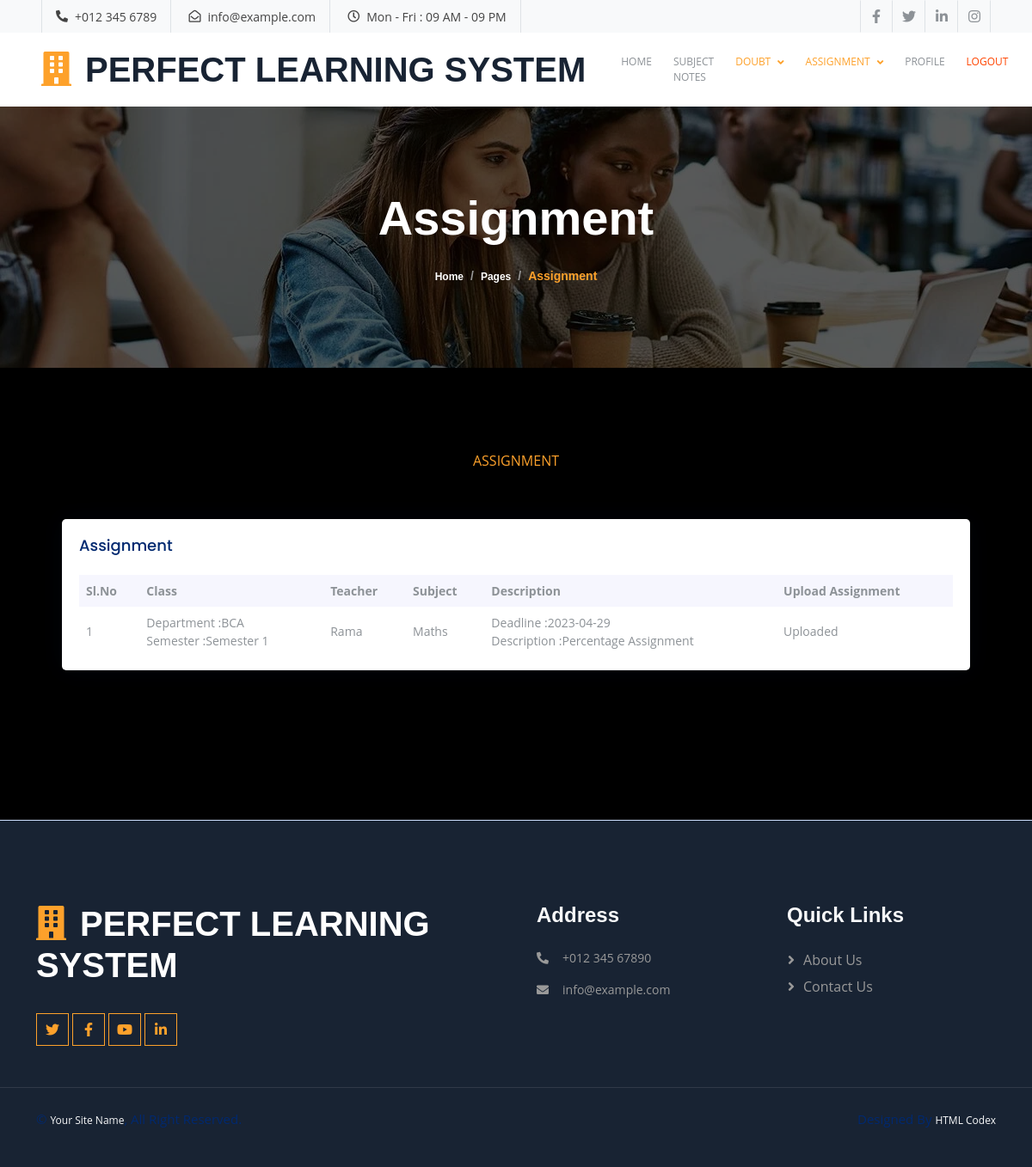
Screenshot of /student/view_assignment.php (signed in) with the database file from the repository.
### tables this page shows
CREATE TABLE IF NOT EXISTS `tb_assignment` (
  `as_id` int(11) NOT NULL AUTO_INCREMENT,
  `tr_id` int(11) NOT NULL,
  `dep_id` int(11) NOT NULL,
  `sm_id` int(11) NOT NULL,
  `sb_id` int(11) NOT NULL,
  `deadline` date NOT NULL,
  `description` varchar(100) NOT NULL,
  PRIMARY KEY (`as_id`)
);

CREATE TABLE IF NOT EXISTS `tb_departments` (
  `dep_id` int(11) NOT NULL AUTO_INCREMENT,
  `department` varchar(100) NOT NULL,
  PRIMARY KEY (`dep_id`)
);

CREATE TABLE IF NOT EXISTS `tb_semester` (
  `sm_id` int(11) NOT NULL AUTO_INCREMENT,
  `semester` varchar(200) NOT NULL,
  PRIMARY KEY (`sm_id`)
);

CREATE TABLE IF NOT EXISTS `tb_teacher_register` (
  `st_id` int(11) NOT NULL AUTO_INCREMENT,
  `name` varchar(40) NOT NULL,
  `address` varchar(150) NOT NULL,
  `contact_no` bigint(20) NOT NULL,
  `email` varchar(50) NOT NULL,
  `dep_id` int(11) NOT NULL,
  `sb_id` int(11) NOT NULL,
  `log_id` int(11) NOT NULL,
  PRIMARY KEY (`st_id`),
  KEY `tb_Teacher_register_log_id_e697c833_fk_tb_Login_log_id` (`log_id`)
);

CREATE TABLE IF NOT EXISTS `tb_subject` (
  `sb_id` int(11) NOT NULL AUTO_INCREMENT,
  `subject` varchar(60) NOT NULL,
  PRIMARY KEY (`sb_id`)
);

### student/view_assignment.php (the view, shortened to what this page needs)
<?php
include 'header.php';
include '../connection.php';
$st_id = $_SESSION['student']['log_id'];
$qr = mysqli_query($con,"select * from tb_student_register where log_id='$st_id'");
$r = mysqli_fetch_array($qr);
$dep_id = $r['dep_id'];
$sm_id = $r['sm_id'];
?>
<div class="container-fluid page-header py-5 mb-5 wow fadeIn" data-wow-delay="0.1s">
    <div class="container text-center py-5">
        <h1 class="display-4 text-white animated slideInDown mb-4">Assignment</h1>
        <nav aria-label="breadcrumb animated slideInDown">
            <ol class="breadcrumb justify-content-center mb-0">
                <li class="breadcrumb-item"><a class="text-white" href="#">Home</a></li>
                <li class="breadcrumb-item"><a class="text-white" href="#">Pages</a></li>
                <li class="breadcrumb-item text-primary active" aria-current="page">Assignment</li>
            </ol>
        </nav>
    </div>
</div>
<div class="container-fluid py-5 my-5 px-0">
    <div class="text-center mx-auto wow fadeIn" data-wow-delay="0.1s" style="max-width: 600px;">
        <p class="fw-medium text-uppercase text-primary mb-2">Assignment</p>
    </div>
    <div class="container-xxl py-5 wow fadeInUp" data-wow-delay="0.1s">
        <div class="row justify-content-center">
            <section class="section dashboard">
                <div class="row">
                    <div class="col-lg-12" style="width:90%;margin:auto;">
                        <div class="row">
                        <?php
                            $sql = mysqli_query($con,"select a.as_id,a.deadline,a.description,d.department,s.semester,sb.subject,t.name from tb_assignment as a inner join tb_semester as s on s.sm_id=a.sm_id inner join tb_departments as d on d.dep_id=a.dep_id inner join tb_subject as sb on sb.sb_id=a.sb_id inner join tb_teacher_register as t on a.tr_id=t.log_id where a.dep_id='$dep_id' and a.sm_id='$sm_id'");
                            $n = mysqli_num_rows($sql);
                            if($n>0){ ?>
                            <div class="col-12">
                                <div class="card top-selling overflow-auto">
                                <div class="card-body pb-0">
                                    <h5 class="card-title">Assignment</span></h5>
                                    <table class="table table-borderless">
                                    <thead>
                                        <tr>
                                            <th scope="col">Sl.No</th>
                                            <th scope="col">Class</th>
                                            <th scope="col">Teacher</th>
                                            <th scope="col">Subject</th>
                                            <th scope="col">Description</th>
                                            <th scope="col">Upload Assignment</th>
                                        </tr>
                                    </thead>
                                    <tbody>
                                    <?php
                                        $c = 1;
                                        while($r=mysqli_fetch_array($sql)) { ?>
                                        <tr>
                                        <td><?php echo $c ?></td>
                                        <td>Department :<?php echo $r['department']; ?> <br>
                                            Semester :<?php echo $r['semester']; ?>
                                        </td>
                                        <td><?php echo $r['name']; ?></td>
                                        <td><?php echo $r['subject']; ?></td>
                                        <td>Deadline :<?php echo $r['deadline']; ?><br>
                                            Description :<?php echo $r['description']; ?>
                                        </td>
                                        <td>
                                        <?php
                                            $ai = $r['as_id'];
                                            $q = mysqli_query($con,"select * from tb_upload_assignment where as_id='$ai' and st_id='$st_id'");
                                            $n = mysqli_num_rows($q);
                                            if ($n>0){ echo 'Uploaded'; } ?>
                                        </td>
                                        </tr>
                                        <?php $c+=1; } ?>
                                    </tbody>
                                    </table>
                                </div>
                                </div>
                            </div>
                            <?php } else{ ?>
                                <div class="col-12"></div>
                                <?php
                                } ?>
                        </div>
                    </div>
                </div>
            </section>
        </div>
    </div>
</div>
<?php
include 'footer.php'; ?>

### static/user/css/style.css (style rules this page uses)
:root { --primary: #FDA12B; --secondary: #8D9297; --light: #F8F9FA; --dark: #182333; }
.page-header { background: linear-gradient(rgba(0, 0, 0, .65), rgba(0, 0, 0, .65)), url(../img/l3.jpg) center center no-repeat; background-size: cover; }
.page-header .breadcrumb-item+.breadcrumb-item::before { color: #999999; }

### static/admin/assets/css/style.css (style rules this page uses)
:root { scroll-behavior: smooth; }
body { font-family: "Open Sans", sans-serif; background: #f6f9ff; color: #444444; }
a { color: #4154f1; text-decoration: none; }
h1, h2, h3, h4, h5, h6 { font-family: "Nunito", sans-serif; }
.card { margin-bottom: 30px; border: none; border-radius: 5px; box-shadow: 0px 0 30px rgba(1, 41, 112, 0.1); }
.card-title { padding: 20px 0 15px 0; font-size: 18px; font-weight: 500; color: #012970; font-family: "Poppins", sans-serif; }
.card-body { padding: 0 20px 20px 20px; }
.breadcrumb { font-size: 14px; font-family: "Nunito", sans-serif; color: #899bbd; font-weight: 600; }
.breadcrumb a { color: #899bbd; transition: 0.3s; }
.breadcrumb .breadcrumb-item::before { color: #899bbd; }
.breadcrumb .active { color: #51678f; font-weight: 600; }
.dashboard .top-selling { font-size: 14px; }
.dashboard .top-selling .table thead { background: #f6f6fe; }
.dashboard .top-selling .table thead th { border: 0; }
.dashboard .top-selling .table tbody td { vertical-align: middle; }

### rows the page displays
tb_assignment: dep.department "BCA", sm.semester "Semester 1", tb_teacher_register.name "Rama", sb.subject "Maths", deadline "2023-04-29", description "Percentage Assignment"
